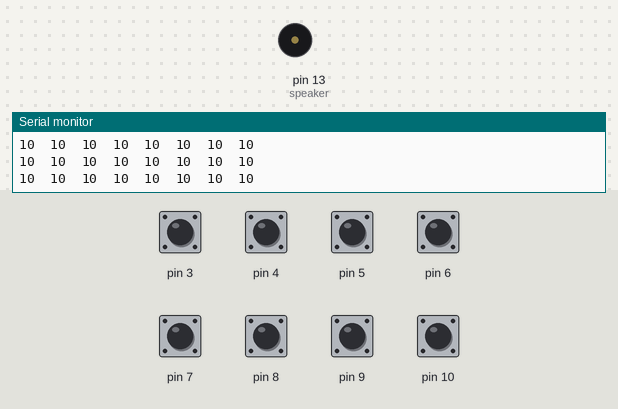
Simulated run of this sketch. Board: Arduino Uno, built with avr-gcc and run on an emulated ATmega328P. Shown: buzzer (waves = sounding), the last lines printed to the serial monitor. The inputs (shaded band) are chosen by the test bench; at power-on: pin 3–10 HIGH.

Above: at 1.2 s.
1.3 s: pin 3 pulled LOW for 0.15 s
At 1.41 s:
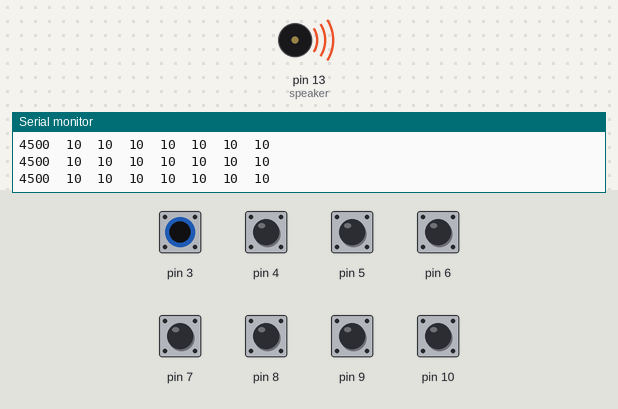
3.0 s: pin 4 pulled LOW for 1 s
At 5.4 s:
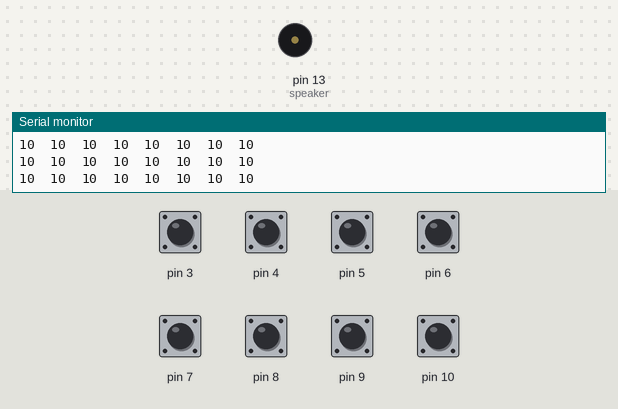
7.0 s: pin 5 pulled LOW for 0.15 s
At 7.7 s:
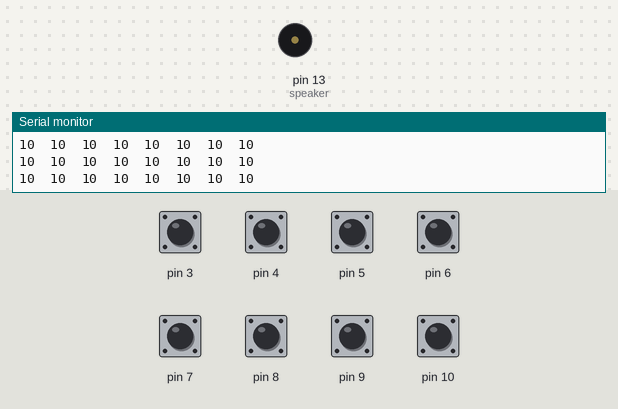
8.6 s: pin 6 pulled LOW for 0.15 s
At 8.7 s:
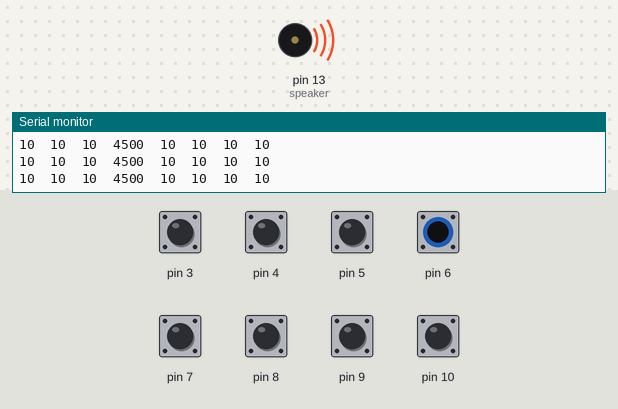
11.7 s: pin 7 pulled LOW for 1 s
At 14.1 s:
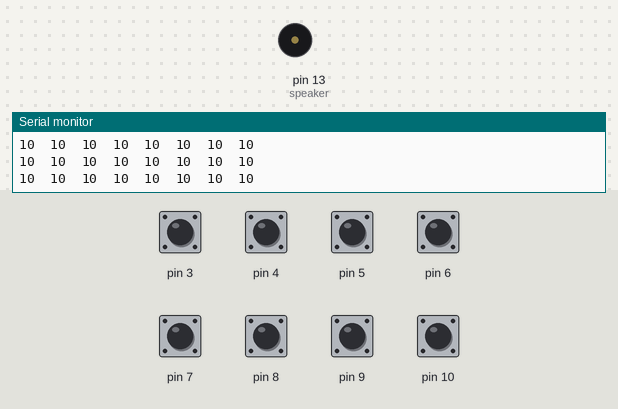
15.7 s: pin 8 pulled LOW for 0.15 s
At 16.5 s:
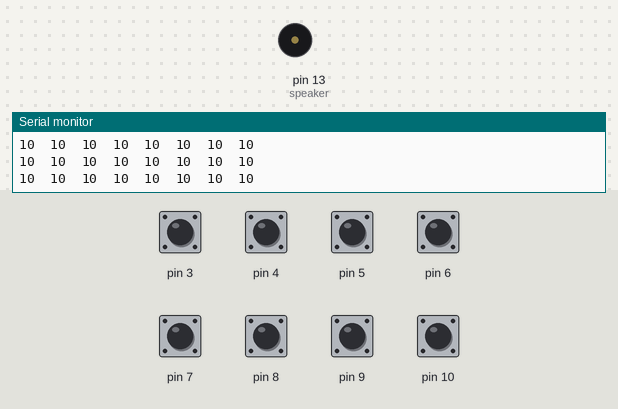
Timing chart, 0 to 18.7 s (numbered marks = the images above; inputs shaded):
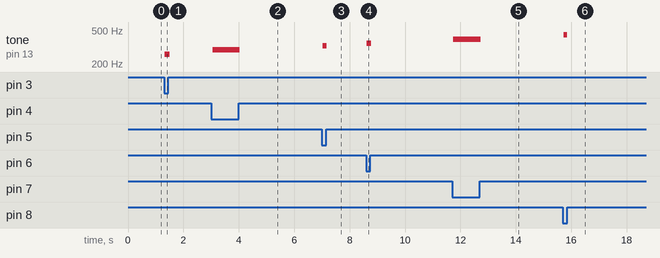

The sketch:

foil_piano.ino
```cpp
/*
Create by BananaCoding
WebSite: bananacoding.ac
CEO: 최은희
engineer: 김정준, 김용진
e-mail: youngjin.kim@bananacoding.ac
gitHub: https://github.com/BananacodingGit
*/

#include <CapacitiveSensor.h>

int speaker = 13;
int capacity = 400;

CapacitiveSensor   cs_2_3 = CapacitiveSensor(2,3);
CapacitiveSensor   cs_2_4 = CapacitiveSensor(2,4);
CapacitiveSensor   cs_2_5 = CapacitiveSensor(2,5);
CapacitiveSensor   cs_2_6 = CapacitiveSensor(2,6);
CapacitiveSensor   cs_2_7 = CapacitiveSensor(2,7);
CapacitiveSensor   cs_2_8 = CapacitiveSensor(2,8);
CapacitiveSensor   cs_2_9 = CapacitiveSensor(2,9);
CapacitiveSensor   cs_2_10 = CapacitiveSensor(2,10);

void setup() {
  cs_2_3.set_CS_AutocaL_Millis(0xFFFFFFFF);

  Serial.begin(9600);
}

void loop() {
  long C_4 =  cs_2_3.capacitiveSensor(30);
  long D_4 =  cs_2_4.capacitiveSensor(30);
  long E_4 =  cs_2_5.capacitiveSensor(30);
  long F_4 =  cs_2_6.capacitiveSensor(30);
  long G_4 =  cs_2_7.capacitiveSensor(30);
  long A_4 =  cs_2_8.capacitiveSensor(30);
  long B_4 =  cs_2_9.capacitiveSensor(30);
  long C_5 =  cs_2_10.capacitiveSensor(30);

  Serial.print(C_4);
  Serial.print("\t");
  Serial.print(D_4);
  Serial.print("\t");
  Serial.print(E_4);
  Serial.print("\t");
  Serial.print(F_4);
  Serial.print("\t");
  Serial.print(G_4);
  Serial.print("\t");
  Serial.print(A_4);
  Serial.print("\t");
  Serial.print(B_4);
  Serial.print("\t");
  Serial.println(C_5);

  if (C_4 > capacity) {tone(speaker,261);}
  if (D_4 > capacity) {tone(speaker,294);}
  if (E_4 > capacity) {tone(speaker,329);}
  if (F_4 > capacity) {tone(speaker,349);}
  if (G_4 > capacity) {tone(speaker,392);}
  if (A_4 > capacity) {tone(speaker,440);}
  if (B_4 > capacity) {tone(speaker,493);}
  if (C_5 > capacity) {tone(speaker,523);}

  if (C_4<=capacity & D_4<=capacity & E_4<=capacity &
      F_4<=capacity & G_4<=capacity & A_4<=capacity &
      B_4<=capacity & C_5<=capacity)
  {
    noTone(speaker);
  }
  delay(10);

}
```

Measured:
- after the input at 1.3 s, tone on pin 13 (speaker): silent → 261 Hz at once, → silent 0.18 s later
- after the input at 3.0 s, tone on pin 13 (speaker): silent → 294 Hz after 0.05 s, → silent 0.99 s later
- after the input at 7.0 s, tone on pin 13 (speaker): silent → 329 Hz at once, → silent 0.14 s later
- after the input at 8.6 s, tone on pin 13 (speaker): silent → 349 Hz at once, → silent 0.18 s later
- after the input at 11.7 s, tone on pin 13 (speaker): silent → 392 Hz after 0.05 s, → silent 0.99 s later
- after the input at 15.7 s, tone on pin 13 (speaker): silent → 440 Hz at once, → silent 0.14 s later
